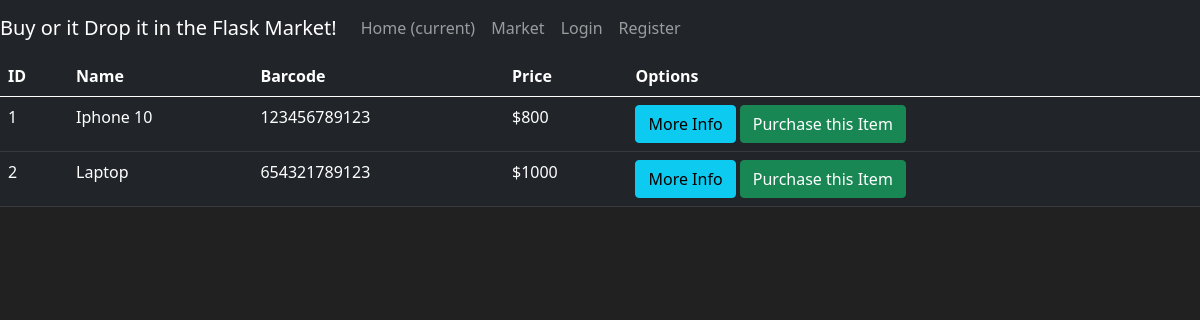
/market, run on the app's committed database.
### market/models.py (models this page shows, shortened)
class Item(db.Model):
    id = db.Column(db.Integer(), primary_key=True)
    name = db.Column(db.String(length=30), nullable=False, unique=True)
    price = db.Column(db.Integer(), nullable=False)
    barcode = db.Column(db.String(length=12), nullable=False, unique=True)
    description = db.Column(db.String(length=1024), nullable=False, unique=True)
    owner = db.Column(db.Integer(), db.ForeignKey('user.id'))

### market/routes.py (the view)
@app.route('/market')
def market_page():
    items = Item.query.all()
    return render_template('market.html', items=items)

### market/templates/market.html (shortened to what this page needs)
{% extends 'base.html' %}
{%block content%}
    <table class="table table-hover table-dark">
        <thead>
            <tr>
                <th scope="col">ID</th>
                <th scope="col">Name</th>
                <th scope="col">Barcode</th>
                <th scope="col">Price</th>
                <th scope="col">Options</th>
            </tr>
        </thead>
        <tbody>
            {% for item in items %}
                <tr>
                    <td>{{ item.id }}</td>
                    <td>{{ item.name }}</td>
                    <td>{{ item.barcode }}</td>
                    <td>${{ item.price }}</td>
                    <td>
                        <button class="btn btn-outline btn-info">More Info</button>
                        <button class="btn btn-outline btn-success">Purchase this Item</button>
                    </td>
                </tr>
            {% endfor %}
        </tbody>
    </table>
{%endblock%}

### market/templates/base.html (shortened to what this page needs)
<!doctype html>
<html lang="en">
  <head>
    <link href="https://cdn.jsdelivr.net/npm/bootstrap@5.0.2/dist/css/bootstrap.min.css" rel="stylesheet">
  </head>
  <body>
    <nav class="navbar navbar-expand-md navbar-dark bg-dark">
      <a class="navbar-brand" href="#">Buy or it Drop it in the Flask Market!</a>
      <div class="collapse navbar-collapse" id="navbarNav">
        <ul class="navbar-nav mr-auto">
            <li class="nav-item active">
                <a class="nav-link" href="{{ url_for('home_page') }}">Home <span class="sr-only">(current)</span></a>
            </li>
            <li class="nav-item">
                <a class="nav-link" href="{{ url_for('market_page') }}">Market</a>
            </li>
        </ul>
        <ul class="navbar-nav">
            <li class="nav-item">
                <a class="nav-link" href="#">Login</a>
            </li>
            <li class="nav-item">
                <a class="nav-link" href="#">Register</a>
            </li>
        </ul>
      </div>
    </nav>
{%block content%}
    {% endblock %}
  </body>
</html>

### market/templates/base.html (style rules this page uses)
body { background-color: #212121; color: white; }

### data on the page
Item: id "1", name "Iphone 10", barcode "123456789123", price "800"
Item: id "2", name "Laptop", barcode "654321789123", price "1000"
